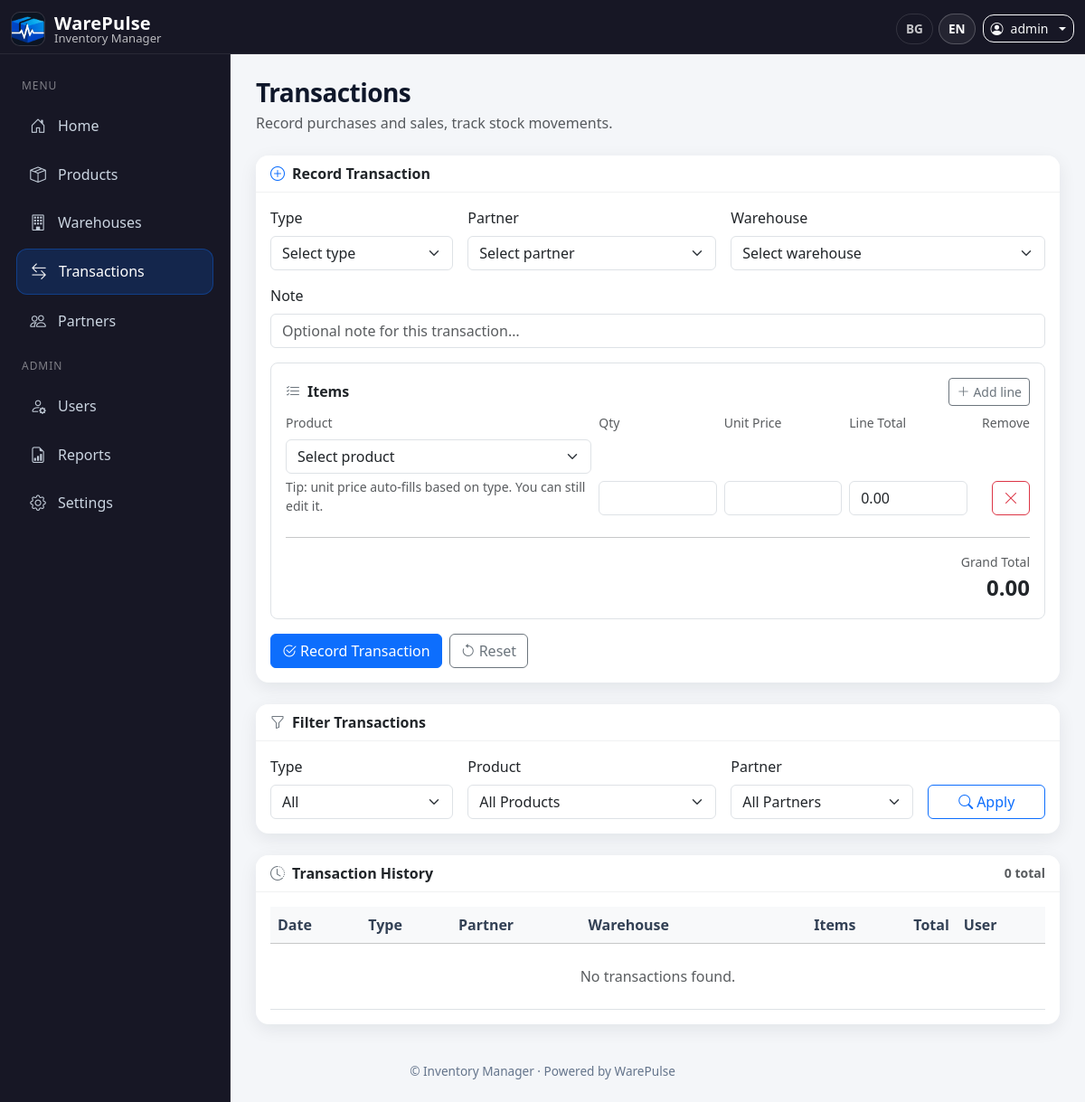
The app's page /transactions (signed in) with its own data.
### inventory/models.py (models this page shows, shortened)
class AppConfig(db.Model):
    __tablename__ = "app_config"
    id = db.Column(db.Integer, primary_key=True)
    owner_id = db.Column(db.Integer, db.ForeignKey("user.id"), nullable=False, unique=True)
    company_name = db.Column(db.String(120), default="My Company")
    logo_path = db.Column(db.String(200))
    notifications_enabled = db.Column(db.Boolean, default=True)
    low_stock_threshold = db.Column(db.Integer, default=5)
    default_language = db.Column(db.String(10), default="en")
    currency = db.Column(db.String(10), default="EUR")

class User(db.Model, UserMixin):
    __tablename__ = "user"
    id = db.Column(db.Integer, primary_key=True)
    username = db.Column(db.String(150), nullable=False, unique=True)
    email = db.Column(db.String(150), nullable=False, unique=True)
    password = db.Column(db.String(200), nullable=False)
    role = db.Column(db.String(50), nullable=False, default="User")
    created_by_id = db.Column(db.Integer, db.ForeignKey("user.id"), nullable=True)
    login_count = db.Column(db.Integer, default=0, nullable=False)
    last_login_ip = db.Column(db.String(64), nullable=True)
    last_login_country = db.Column(db.String(100), nullable=True)
    last_login_at = db.Column(db.DateTime, nullable=True)
    last_login_user_agent = db.Column(db.String(255), nullable=True)
    force_password_change = db.Column(db.Boolean, default=False, nullable=False)
    password_changed_at = db.Column(db.DateTime, nullable=True)
    company_name = db.Column(db.String(150), nullable=True)
    created_by = db.relationship("User", remote_side=[id], backref="created_users")
    transactions = db.relationship("Transaction", back_populates="user")
    login_events = db.relationship(
        "LoginEvent",
        back_populates="user",
        cascade="all, delete-orphan",
        order_by="desc(LoginEvent.logged_in_at)",
    )

### inventory/routes/transactions.py (the view, shortened to what this page needs)
@bp.route("/transactions", methods=["GET", "POST"])
@login_required
def transactions():
    if not has_permission(current_user, "transactions:view"):
        flash(_("You do not have permission to view transactions."), "danger")
        return redirect(url_for("main.index"))
    owner_id = _get_owner_id()
    products_q = Product.query.order_by(Product.name.asc())
    partners_q = Partner.query.order_by(Partner.name.asc())
    warehouses_q = Warehouse.query.order_by(Warehouse.name.asc())
    if owner_id is not None:
        products_q = products_q.filter_by(owner_id=owner_id)
        partners_q = partners_q.filter_by(owner_id=owner_id)
        warehouses_q = warehouses_q.filter_by(owner_id=owner_id)
    products = products_q.all()
    partners = partners_q.all()
    warehouses = warehouses_q.all()
    q_type = (request.args.get("type") or "").strip()
    q_partner_id = (request.args.get("partner_id") or "").strip()
    q_product_id = (request.args.get("product_id") or "").strip()
    tx_query = (
        Transaction.query
        .join(Warehouse, Transaction.warehouse_id == Warehouse.id)
        .options(
            db.joinedload(Transaction.items).joinedload(TransactionItem.product),
            db.joinedload(Transaction.partner),
            db.joinedload(Transaction.warehouse),
            db.joinedload(Transaction.user),
        )
        .order_by(Transaction.date.desc())
    )
    if owner_id is not None:
        tx_query = tx_query.filter(Warehouse.owner_id == owner_id)
    if q_type in {"Purchase", "Sale"}:
        tx_query = tx_query.filter(Transaction.type == q_type)
    if q_partner_id.isdigit():
        tx_query = tx_query.filter(Transaction.partner_id == int(q_partner_id))
    txns = tx_query.all()
    return render_template(
        "transactions.html",
        products=products,
        partners=partners,
        warehouses=warehouses,
        txns=txns,
    )

### inventory/templates/transactions.html (shortened to what this page needs)
{% extends 'base.html' %}
{% block content %}
<div class="d-flex flex-column flex-md-row justify-content-between align-items-start align-items-md-center gap-2 mb-4">
  <div>
    <h3 class="fw-bold mb-0">{{ _('Transactions') }}</h3>
    <div class="text-muted mt-1">{{ _('Record purchases and sales, track stock movements.') }}</div>
  </div>
</div>
<div class="card mb-4">
  <div class="card-header bg-white fw-semibold d-flex align-items-center">
    <i class="bi bi-plus-circle me-2 text-primary"></i>{{ _('Record Transaction') }}
  </div>
  <div class="card-body">
    <form method="POST" id="txnForm">
      <div class="row g-3 align-items-end mb-3">
        <div class="col-md-3">
          <label class="form-label">{{ _('Type') }}</label>
          <select id="txnType" name="type" class="form-select" required>
            <option value="">{{ _('Select type') }}</option>
          </select>
        </div>
        <div class="col-md-4">
          <label class="form-label">{{ _('Partner') }}</label>
          <select name="partner_id" class="form-select" required>
            <option value="">{{ _('Select partner') }}</option>
          </select>
        </div>
        <div class="col-md-5">
          <label class="form-label">{{ _('Warehouse') }}</label>
          <select id="warehouseSelect" name="warehouse_id" class="form-select" required>
            <option value="">{{ _('Select warehouse') }}</option>
          </select>
        </div>
      </div>
      <div class="row g-3 mb-3">
        <div class="col-12">
          <label class="form-label">{{ _('Note') }}</label>
          <input
            type="text"
            name="note"
            class="form-control"
            maxlength="500"
            placeholder="{{ _('Optional note for this transaction…') }}"
          >
        </div>
      </div>
      <div class="border rounded-3 p-3">
        <div class="d-flex justify-content-between align-items-center mb-2">
          <div class="fw-semibold">
            <i class="bi bi-list-check me-2 text-secondary"></i>{{ _('Items') }}
          </div>
          <button type="button" class="btn btn-sm btn-outline-secondary" id="addRowBtn">
            <i class="bi bi-plus-lg me-1"></i>{{ _('Add line') }}
          </button>
        </div>
        <div class="row g-2 text-muted small mb-2 d-none d-md-flex">
          <div class="col-md-5">{{ _('Product') }}</div>
          <div class="col-md-2">{{ _('Qty') }}</div>
          <div class="col-md-2">{{ _('Unit Price') }}</div>
          <div class="col-md-2">{{ _('Line Total') }}</div>
          <div class="col-md-1 text-end">{{ _('Remove') }}</div>
        </div>
        <div id="rowsContainer">
          <div class="row g-2 align-items-end txn-row mb-2">
            <div class="col-md-5">
              <select name="product_id[]" class="form-select product-select" required>
                <option value="">{{ _('Select product') }}</option>
              </select>
              <div class="form-text d-none d-md-block">
                {{ _('Tip: unit price auto-fills based on type. You can still edit it.') }}
              </div>
            </div>
            <div class="col-md-2">
              <input type="number" name="qty[]" min="1" class="form-control qty-input" required>
            </div>
            <div class="col-md-2">
              <input type="number" name="unit_price[]" step="0.01" min="0" class="form-control price-input" required>
            </div>
            <div class="col-md-2">
              <input type="text" class="form-control line-total" value="0.00" readonly>
            </div>
            <div class="col-md-1 text-end">
              <button type="button" class="btn btn-outline-danger removeRowBtn">
                <i class="bi bi-x-lg"></i>
              </button>
            </div>
          </div>
        </div>
        <hr class="my-3">
        <div class="d-flex justify-content-end">
          <div class="text-end">
            <div class="text-muted small">{{ _('Grand Total') }}</div>
            <div class="fs-4 fw-bold"><span id="grandTotal">0.00</span></div>
          </div>
        </div>
      </div>
      <div class="mt-3 d-flex gap-2">
        <button type="submit" class="btn btn-primary">
          <i class="bi bi-check2-circle me-1"></i>{{ _('Record Transaction') }}
        </button>
        <button type="reset" class="btn btn-outline-secondary" id="resetBtn">
          <i class="bi bi-arrow-counterclockwise me-1"></i>{{ _('Reset') }}
        </button>
      </div>
    </form>
  </div>
</div>
<div class="card mb-4">
  <div class="card-header bg-white fw-semibold d-flex align-items-center">
    <i class="bi bi-funnel me-2 text-secondary"></i>{{ _('Filter Transactions') }}
  </div>
  <div class="card-body">
    <form method="GET" class="row g-3 align-items-end">
      <div class="col-md-3">
        <label class="form-label">{{ _('Type') }}</label>
        <select name="type" class="form-select">
          <option value="">{{ _('All') }}</option>
        </select>
      </div>
      <div class="col-md-4">
        <label class="form-label">{{ _('Product') }}</label>
        <select name="product_id" class="form-select">
          <option value="">{{ _('All Products') }}</option>
        </select>
      </div>
      <div class="col-md-3">
        <label class="form-label">{{ _('Partner') }}</label>
        <select name="partner_id" class="form-select">
          <option value="">{{ _('All Partners') }}</option>
        </select>
      </div>
      <div class="col-md-2 d-grid">
        <button class="btn btn-outline-primary">
          <i class="bi bi-search me-1"></i>{{ _('Apply') }}
        </button>
      </div>
    </form>
  </div>
</div>
<div class="card">
  <div class="card-header bg-white fw-semibold d-flex align-items-center justify-content-between">
    <div><i class="bi bi-clock-history me-2 text-secondary"></i>{{ _('Transaction History') }}</div>
    <div class="text-muted small">{{ txns|length }} {{ _('total') }}</div>
  </div>
  <div class="card-body table-responsive">
    <table class="table table-hover align-middle mb-0">
      <thead class="table-light">
        <tr>
          <th>{{ _('Date') }}</th>
          <th>{{ _('Type') }}</th>
          <th>{{ _('Partner') }}</th>
          <th>{{ _('Warehouse') }}</th>
          <th class="text-end">{{ _('Items') }}</th>
          <th class="text-end">{{ _('Total') }}</th>
          <th>{{ _('User') }}</th>
        </tr>
      </thead>
      <tbody>
        {% for t in txns %}
          {% set txn_total = (t.items | sum(attribute='total_price')) %}
          <tr>
            <td class="text-muted">{{ t.date.strftime('%Y-%m-%d %H:%M') }}</td>
            <td>
              {% if t.type == 'Purchase' %}
                <span class="badge bg-success">{{ _('Purchase') }}</span>
              {% else %}
                <span class="badge bg-danger">{{ _('Sale') }}</span>
              {% endif %}
            </td>
            <td>{{ t.partner.name if t.partner else '-' }}</td>
            <td>{{ t.warehouse.name if t.warehouse else '-' }}</td>
            <td class="text-end">{{ t.items|length }}</td>
            <td class="text-end fw-semibold">{{ '%.2f'|format(txn_total or 0) }}</td>
            <td class="text-muted">
              <i class="bi bi-person me-1"></i>{{ t.user.username if t.user else '-' }}
            </td>
          </tr>
        {% else %}
          <tr>
            <td colspan="7" class="text-center text-muted py-4">{{ _('No transactions found.') }}</td>
          </tr>
        {% endfor %}
      </tbody>
    </table>
  </div>
</div>
{% endblock %}

### inventory/templates/base.html (shortened to what this page needs)
<!DOCTYPE html>
<html lang="{{ g.lang or 'en' }}">
<head>
  <link href="https://cdn.jsdelivr.net/npm/bootstrap@5.3.2/dist/css/bootstrap.min.css" rel="stylesheet" />
  <link href="https://cdn.jsdelivr.net/npm/bootstrap-icons@1.11.3/font/bootstrap-icons.css" rel="stylesheet" />
</head>
<body>
<nav class="navbar navbar-dark topbar fixed-top">
  <div class="container-fluid">
    <a class="navbar-brand brand"
       href="{% if current_user.is_authenticated %}
                {% if current_user.role == 'Developer' %}
                  {{ url_for('users.developer_dashboard') }}
                {% else %}
                  {{ url_for('main.index') }}
                {% endif %}
              {% else %}
                {{ url_for('main.landing') }}
              {% endif %}">
      <img src="{{ url_for('static', filename='warepulse-logo.png') }}" alt="WarePulse Logo" />
      <div class="d-flex flex-column">
        <span class="name">WarePulse</span>
        <span class="company">{{ g.app_config.company_name if g.app_config else '' }}</span>
      </div>
    </a>
    <div class="ms-auto d-flex align-items-center gap-2 top-actions">
      <div class="lang-pill d-none d-sm-flex align-items-center">
        <a href="?lang=bg" class="{% if g.lang=='bg' %}active{% endif %}">BG</a>
        <a href="?lang=en" class="{% if g.lang=='en' %}active{% endif %}">EN</a>
      </div>
      {% if current_user.is_authenticated %}
        <div class="dropdown">
          <a class="btn btn-outline-light btn-sm dropdown-toggle d-flex align-items-center gap-2"
             href="#" id="userDropdown" data-bs-toggle="dropdown" aria-expanded="false">
            <i class="bi bi-person-circle"></i>
            <span class="d-none d-sm-inline">{{ current_user.username }}</span>
          </a>
        </div>
      {% else %}
        <a class="btn btn-outline-light btn-sm" href="{{ url_for('auth.login') }}">{{ _('Login') }}</a>
        <a class="btn btn-primary btn-sm" href="{{ url_for('auth.register_admin') }}">{{ _('Register') }}</a>
      {% endif %}
    </div>
  </div>
</nav>
{% if current_user.is_authenticated and current_user.role != 'Developer' %}
  <aside id="sidebar" class="sidebar">
    <div class="nav-group-label">{{ _('Menu') }}</div>
    <a href="{{ url_for('main.index') }}"
       class="side-link {% if request.endpoint == 'main.index' %}active{% endif %}">
      <i class="bi bi-house-door"></i> {{ _('Home') }}
    </a>
    <a href="{{ url_for('products.products') }}"
       class="side-link {% if request.endpoint and request.endpoint.startswith('products.') %}active{% endif %}">
      <i class="bi bi-box-seam"></i> {{ _('Products') }}
    </a>
    <a href="{{ url_for('warehouses.warehouses') }}"
       class="side-link {% if request.endpoint and request.endpoint.startswith('warehouses.') %}active{% endif %}">
      <i class="bi bi-building"></i> {{ _('Warehouses') }}
    </a>
    <a href="{{ url_for('transactions.transactions') }}"
       class="side-link {% if request.endpoint and request.endpoint.startswith('transactions.') %}active{% endif %}">
      <i class="bi bi-arrow-left-right"></i> {{ _('Transactions') }}
    </a>
    <a href="{{ url_for('partners.partners') }}"
       class="side-link {% if request.endpoint and request.endpoint.startswith('partners.') %}active{% endif %}">
      <i class="bi bi-people"></i> {{ _('Partners') }}
    </a>
    {% if current_user.role == 'Admin / Owner' %}
      <div class="nav-group-label">{{ _('Admin') }}</div>
      <a href="{{ url_for('users.users') }}"
         class="side-link {% if request.endpoint and request.endpoint.startswith('users.') %}active{% endif %}">
        <i class="bi bi-person-gear"></i> {{ _('Users') }}
      </a>
      <a href="{{ url_for('reports.reports_home') }}"
         class="side-link {% if request.endpoint and request.endpoint.startswith('reports.') %}active{% endif %}">
        <i class="bi bi-file-earmark-bar-graph"></i> {{ _('Reports') }}
      </a>
      <a href="{{ url_for('settings.settings') }}"
         class="side-link {% if request.endpoint and request.endpoint.startswith('settings.') %}active{% endif %}">
        <i class="bi bi-gear"></i> {{ _('Settings') }}
      </a>
    {% endif %}
  </aside>
{% endif %}
<div class="content-wrap">
  <main class="main-content">
    {% block content %}{% endblock %}
  </main>
  <footer class="footer text-center">
    <div class="container">
      {% set company = g.app_config.company_name if g.app_config else '' %}
      © {{ company }} · Powered by WarePulse
    </div>
  </footer>
</div>
</body>
</html>

### records on screen
AppConfig: app_config "Inventory Manager", company_name "Inventory Manager"
User: username "admin"

### other values on screen
{{ txns|length }} "0"
form field type "Select type"
form field partner_id "Select partner"
form field warehouse_id "Select warehouse"
form field value "Select product"
form field type "All"
form field product_id "All Products"
form field partner_id "All Partners"
